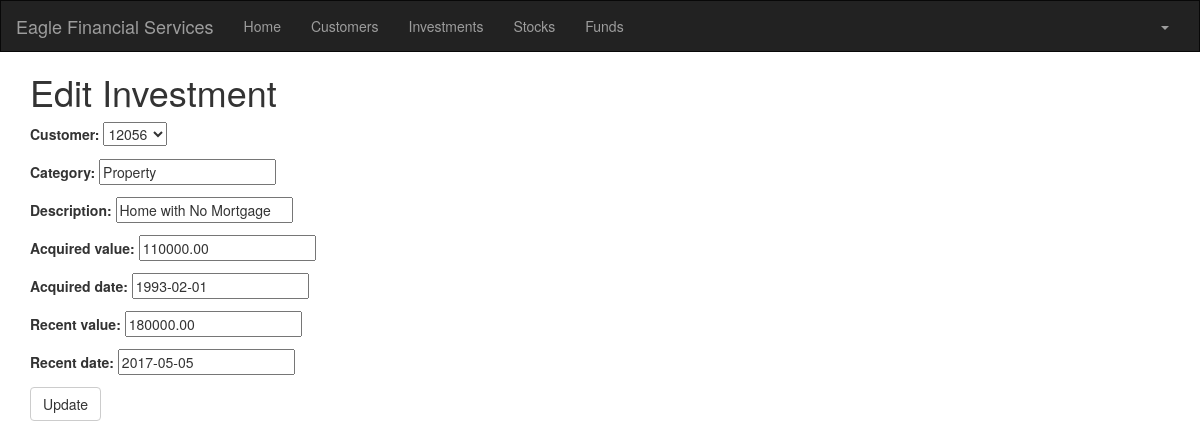
/investment/3/edit/ (signed in), run on the app's committed database.
### portfolio/models.py (models this page shows, shortened)
class Investment(models.Model):
    customer = models.ForeignKey(Customer, on_delete=models.PROTECT, related_name='investments')
    category = models.CharField(max_length=50)
    description = models.CharField(max_length=200)
    acquired_value = models.DecimalField(max_digits=10, decimal_places=2)
    acquired_date = models.DateField(default=timezone.now)
    recent_value = models.DecimalField(max_digits=10, decimal_places=2)
    recent_date = models.DateField(default=timezone.now, blank=True, null=True)

### portfolio/views.py (the view)
# urls.py: url(r'^investment/(?P<pk>\d+)/edit/$', views.investment_edit, name='investment_edit'),
@login_required
def investment_edit(request, pk):
    investment = get_object_or_404(Investment, pk=pk)
    if request.method == "POST":
       form = InvestmentForm(request.POST, instance=investment)
       if form.is_valid():
           investment = form.save()
           investment.updated_date = timezone.now()
           investment.save()
           investments = Investment.objects.filter(acquired_date__lte=timezone.now())
           return render(request, 'portfolio/investment_list.html',
                         {'investments': investments})
    else:
       form = InvestmentForm(instance=investment)
       return render(request, 'portfolio/investment_edit.html', {'form': form})

### portfolio/forms.py
class InvestmentForm(forms.ModelForm):
    class Meta:
        model = Investment
        fields = (
            'customer', 'category', 'description', 'acquired_value', 'acquired_date', 'recent_value',
            'recent_date',)

### portfolio/models.py (called while the page is built)
    def __str__(self):
        return str(self.cust_number)

### portfolio/templates/portfolio/investment_edit.html
{% extends 'portfolio/base.html' %}
{% block content %}
    <h1>Edit Investment</h1>
    <form method="POST" class="investment-form">{% csrf_token %}
        {{ form.as_p }}
        <button type="submit" class="save btn btn-default">Update</button>
    </form>
{% endblock %}

### data on the page
Investment: customer "12056", category "Property", description "Home with No Mortgage", acquired_value "110000.00", acquired_date "1993-02-01", recent_value "180000.00", recent_date "2017-05-05"
